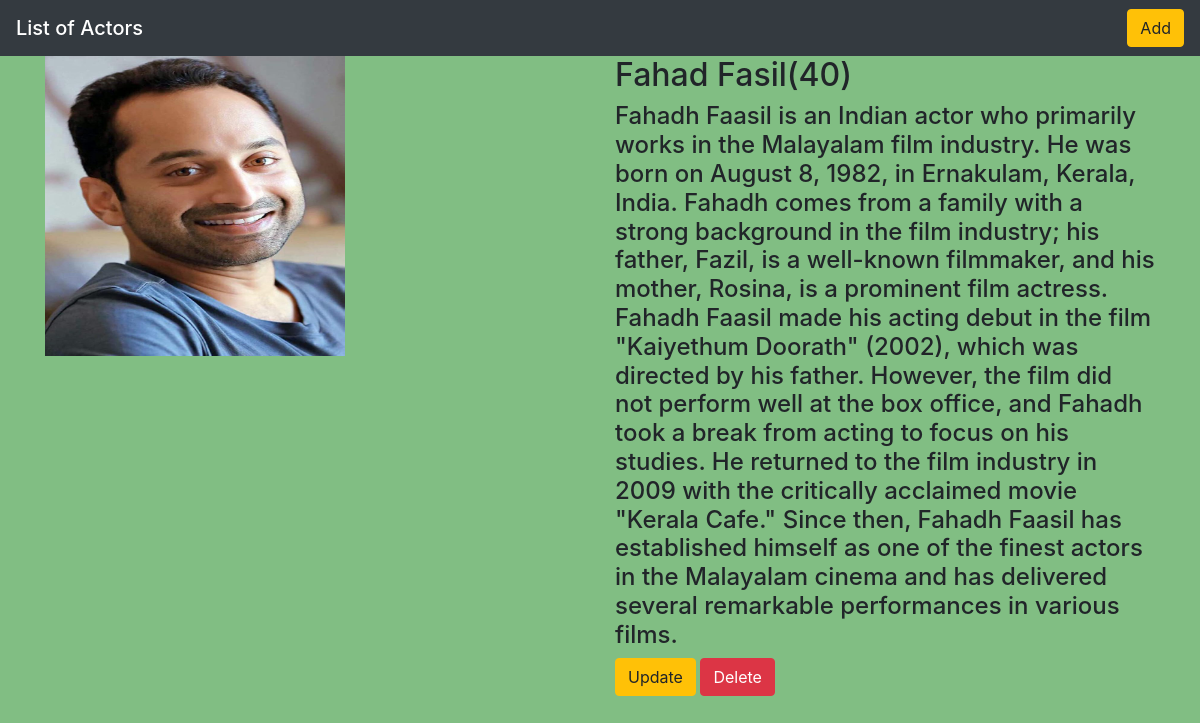
/detail/4/, run on the app's committed database.
### actorsapp/models.py (models this page shows, shortened)
class actors(models.Model):
    Name = models.CharField(max_length=250)
    Age = models.IntegerField()
    Desc = models.TextField()
    Image = models.ImageField(upload_to="Gallery")

### actorsapp/views.py (the view)
# urls.py: path('detail/<int:id>/',views.detail,name='detail'),
def detail(request,id):
    Actors = actors.objects.get(id=id)
    return render(request,"detail.html",{'Actors_list':Actors})

### template/detail.html (shortened to what this page needs)
<!DOCTYPE html>
<html lang="en">
<head>
</head>
<body>
{% extends 'base.html' %}
{% block body %}
<div class="container">
    <div class="row">
        <div class="col-md-6">
            <img src="{{Actors_list.Image.url}}" width="300" height="300">
        </div>
        <div class="col-md-6">
            <h2>{{Actors_list.Name}}({{Actors_list.Age}})</h2>
            <h4>{{Actors_list.Desc}}</h4>
            <a class="btn btn-warning" href="{% url 'actorsapp:update' Actors_list.id %}">Update</a>
            <a class="btn btn-danger" href="{% url 'actorsapp:delete' Actors_list.id %}">Delete</a>
        </div>
    </div>
</div>
{% endblock %}

### static/style.css (style rules this page uses)
body { background-color:#81BE83; }

### data on the page
actors: Image (picture), Name "Fahad Fasil", Age "40", Desc "Fahadh Faasil is an Indian actor who primarily works in the Malayalam film industry. He was born on August 8, 1982, in Ernakulam, Kerala, India. Fahadh comes from a family with a strong background in the film industry; his father, Fazil, is a well-known filmmaker, and his mother, Rosina, is a prominent film actress. Fahadh Faasil made his acting debut in the film \"Kaiyethum Doorath\" (2002), which was directed by his father. However, the film did not perform well at the box office, and Fahadh took a break from acting to focus on his studies. He returned to the film industry in 2009 with the critically acclaimed movie \"Kerala Cafe.\" Since then, Fahadh Faasil has established himself as one of…"
